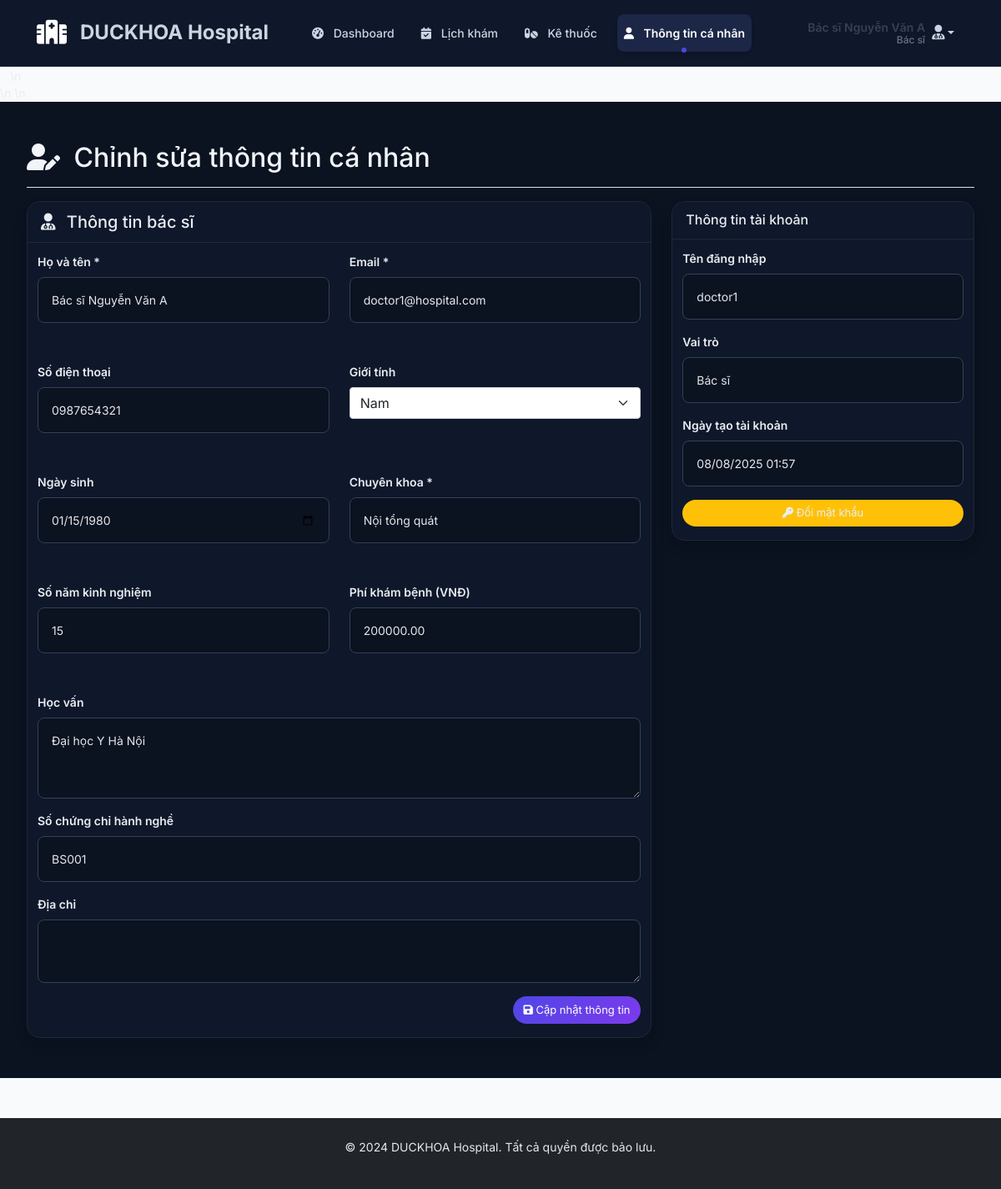
Page /doctor/profile.php (signed in) on the committed database.
### tables this page shows
CREATE TABLE doctors (
    id INT AUTO_INCREMENT PRIMARY KEY,
    user_id INT,
    specialty VARCHAR(100) NOT NULL,
    experience_years INT,
    education TEXT,
    license_number VARCHAR(50),
    consultation_fee DECIMAL(10,2) DEFAULT 0.00,
    status ENUM('active', 'inactive') DEFAULT 'active',
    created_at TIMESTAMP DEFAULT CURRENT_TIMESTAMP,
    FOREIGN KEY (user_id) REFERENCES users(id) ON DELETE CASCADE
);

CREATE TABLE users (
    id INT AUTO_INCREMENT PRIMARY KEY,
    username VARCHAR(50) NOT NULL UNIQUE,
    password VARCHAR(255) NOT NULL,
    email VARCHAR(100) NOT NULL UNIQUE,
    role ENUM('admin', 'patient', 'doctor') NOT NULL DEFAULT 'patient',
    full_name VARCHAR(100) NOT NULL,
    phone VARCHAR(20),
    address TEXT,
    date_of_birth DATE,
    gender ENUM('male', 'female', 'other'),
    created_at TIMESTAMP DEFAULT CURRENT_TIMESTAMP,
    updated_at TIMESTAMP DEFAULT CURRENT_TIMESTAMP ON UPDATE CURRENT_TIMESTAMP
);

### includes/functions.php (called while the page is built, shortened)
<?php
function formatDateTime($datetime) {
    return date('d/m/Y H:i', strtotime($datetime));
}
?>

### doctor/profile.php (the view, shortened to what this page needs)
<?php
require_once '../config/db.php';
require_once '../includes/functions.php';
$stmt = $conn->prepare("SELECT u.*, d.specialty, d.experience_years, d.education, d.license_number, d.consultation_fee
                        FROM users u
                        JOIN doctors d ON u.id = d.user_id
                        WHERE u.id = ?");
$stmt->bind_param("i", $_SESSION['user_id']);
$stmt->execute();
$doctor = $stmt->get_result()->fetch_assoc();
include '../includes/header.php';
include '../includes/top_navbar.php';
?>
<div class="container-fluid">\n    <div class="row">\n        \n        <div class="col-12 main-content">
            <div class="d-flex justify-content-between flex-wrap flex-md-nowrap align-items-center pt-3 pb-2 mb-3 border-bottom">
                <h1 class="h2">
                    <i class="fas fa-user-edit me-2"></i>
                    Chỉnh sửa thông tin cá nhân
                </h1>
            </div>
            <div class="row">
                <div class="col-md-8">
                    <div class="card shadow">
                        <div class="card-header">
                            <h5 class="card-title mb-0">
                                <i class="fas fa-user-md me-2"></i>
                                Thông tin bác sĩ
                            </h5>
                        </div>
                        <div class="card-body">
                            <form method="POST">
                                <div class="row">
                                    <div class="col-md-6">
                                        <div class="mb-3">
                                            <label for="full_name" class="form-label">Họ và tên <span class="text-danger">*</span></label>
                                            <input type="text" class="form-control" id="full_name" name="full_name"
                                                   value="<?php echo htmlspecialchars($doctor['full_name']); ?>" required>
                                        </div>
                                    </div>
                                    <div class="col-md-6">
                                        <div class="mb-3">
                                            <label for="email" class="form-label">Email <span class="text-danger">*</span></label>
                                            <input type="email" class="form-control" id="email" name="email"
                                                   value="<?php echo htmlspecialchars($doctor['email']); ?>" required>
                                        </div>
                                    </div>
                                </div>
                                <div class="row">
                                    <div class="col-md-6">
                                        <div class="mb-3">
                                            <label for="phone" class="form-label">Số điện thoại</label>
                                            <input type="tel" class="form-control" id="phone" name="phone"
                                                   value="<?php echo htmlspecialchars($doctor['phone']); ?>">
                                        </div>
                                    </div>
                                    <div class="col-md-6">
                                        <div class="mb-3">
                                            <label for="gender" class="form-label">Giới tính</label>
                                            <select class="form-select" id="gender" name="gender">
                                                <option value="male" <?php echo ($doctor['gender'] == 'male') ? 'selected' : ''; ?>>Nam</option>
                                            </select>
                                        </div>
                                    </div>
                                </div>
                                <div class="row">
                                    <div class="col-md-6">
                                        <div class="mb-3">
                                            <label for="date_of_birth" class="form-label">Ngày sinh</label>
                                            <input type="date" class="form-control" id="date_of_birth" name="date_of_birth"
                                                   value="<?php echo $doctor['date_of_birth']; ?>">
                                        </div>
                                    </div>
                                    <div class="col-md-6">
                                        <div class="mb-3">
                                            <label for="specialty" class="form-label">Chuyên khoa <span class="text-danger">*</span></label>
                                            <input type="text" class="form-control" id="specialty" name="specialty"
                                                   value="<?php echo htmlspecialchars($doctor['specialty']); ?>" required>
                                        </div>
                                    </div>
                                </div>
                                <div class="row">
                                    <div class="col-md-6">
                                        <div class="mb-3">
                                            <label for="experience_years" class="form-label">Số năm kinh nghiệm</label>
                                            <input type="number" class="form-control" id="experience_years" name="experience_years"
                                                   value="<?php echo $doctor['experience_years']; ?>" min="0">
                                        </div>
                                    </div>
                                    <div class="col-md-6">
                                        <div class="mb-3">
                                            <label for="consultation_fee" class="form-label">Phí khám bệnh (VNĐ)</label>
                                            <input type="number" class="form-control" id="consultation_fee" name="consultation_fee"
                                                   value="<?php echo $doctor['consultation_fee']; ?>" min="0" step="1000">
                                        </div>
                                    </div>
                                </div>
                                <div class="mb-3">
                                    <label for="education" class="form-label">Học vấn</label>
                                    <textarea class="form-control" id="education" name="education" rows="3"><?php echo htmlspecialchars($doctor['education']); ?></textarea>
                                </div>
                                <div class="mb-3">
                                    <label for="license_number" class="form-label">Số chứng chỉ hành nghề</label>
                                    <input type="text" class="form-control" id="license_number" name="license_number"
                                           value="<?php echo htmlspecialchars($doctor['license_number']); ?>">
                                </div>
                                <div class="mb-3">
                                    <label for="address" class="form-label">Địa chỉ</label>
                                    <textarea class="form-control" id="address" name="address" rows="2"><?php echo htmlspecialchars($doctor['address']); ?></textarea>
                                </div>
                                <div class="d-grid gap-2 d-md-flex justify-content-md-end">
                                    <button type="submit" class="btn btn-primary">
                                        <i class="fas fa-save"></i> Cập nhật thông tin
                                    </button>
                                </div>
                            </form>
                        </div>
                    </div>
                </div>
                <div class="col-md-4">
                    <div class="card shadow">
                        <div class="card-header">
                            <h6 class="card-title mb-0">Thông tin tài khoản</h6>
                        </div>
                        <div class="card-body">
                            <div class="mb-3">
                                <label class="form-label">Tên đăng nhập</label>
                                <input type="text" class="form-control" value="<?php echo htmlspecialchars($doctor['username']); ?>" readonly>
                            </div>
                            <div class="mb-3">
                                <label class="form-label">Vai trò</label>
                                <input type="text" class="form-control" value="Bác sĩ" readonly>
                            </div>
                            <div class="mb-3">
                                <label class="form-label">Ngày tạo tài khoản</label>
                                <input type="text" class="form-control" value="<?php echo formatDateTime($doctor['created_at']); ?>" readonly>
                            </div>
                            <a href="change_password.php" class="btn btn-warning btn-sm w-100">
                                <i class="fas fa-key"></i> Đổi mật khẩu
                            </a>
                        </div>
                    </div>
                </div>
            </div>
        </div>
    </div>
</div>
<?php include '../includes/footer.php'; ?>

### public/css/style.css (style rules this page uses)
:root { --primary-color: #4f46e5; --primary-dark: #3730a3; --primary-light: #6366f1; --primary-gradient: linear-gradient(135deg, #4f46e5 0%, #7c3aed 100%); --secondary-color: #06b6d4; --success-color: #10b981; --warning-color: #f59e0b; --danger-color: #ef4444; --info-color: #3b82f6; --white: #ffffff; --gray-50: #f9fafb; --gray-100: #f3f4f6; --gray-200: #e5e7eb; --gray-300: #d1d5db; --gray-400: #9ca3af; --gray-500: #6b7280; --gray-600: #4b5563; --gray-700: #374151; --gray-800: #1f2937; --gray-900: #111827; --shadow-sm: 0 1px 2px 0 rgb(0 0 0 / 0.05); --shadow: 0 1px 3px 0 rgb(0 0 0 / 0.1), 0 1px 2px -1px rgb(0 0 0 / 0.1); --shadow-md: 0 4px 6px -1px rgb(0 0 0 / 0.1), 0 2px 4px -2px rgb(0 0 0 / 0.1); --shadow-lg: 0 10px 15px -3px rgb(0 0 0 / 0.1), 0 4px 6px -4px rgb(0 0 0 / 0.1); --shadow-xl: 0 20px 25px -5px rgb(0 0 0 / 0.1), 0 8px 10px -6px rgb(0 0 0 / 0.1); --radius-sm: 0.375rem; --radius: 0.5rem; --radius-md: 0.75rem; --radius-lg: 1rem; --radius-xl: 1.5rem; --spacing-xs: 0.25rem; --spacing-sm: 0.5rem; --spacing-md: 1rem; --spacing-lg: 1.5rem; --spacing-xl: 2rem; --spacing-2xl: 3rem; }
* { margin: 0; padding: 0; box-sizing: border-box; }
body { font-family: 'Inter', -apple-system, BlinkMacSystemFont, 'Segoe UI', Roboto, sans-serif; font-size: 14px; font-weight: 400; line-height: 1.5; color: var(--gray-700); background-color: var(--gray-50); overflow-x: hidden; padding-top: 0; -webkit-font-smoothing: antialiased; -moz-osx-font-smoothing: grayscale; }
body.has-top-navbar { padding-top: 80px; }
html { scroll-behavior: smooth; }
.container-fluid { max-width: 100%; }
.main-content { background: var(--gray-50); min-height: calc(100vh - 160px); padding: var(--spacing-xl); margin: 0; position: relative; }
.card { border: 1px solid var(--gray-200); border-radius: var(--radius-lg); box-shadow: var(--shadow); transition: all 0.2s ease; margin-bottom: var(--spacing-lg); background: var(--white); overflow: hidden; }
.card-header { background: var(--white); border-bottom: 1px solid var(--gray-200); padding: var(--spacing-lg); font-weight: 600; color: var(--gray-800); }
.card-body { padding: var(--spacing-lg); }
.card-body { padding: 1rem; }
.card-header { padding: 0.75rem 1rem; font-size: 16px; background: linear-gradient(135deg, #667eea 0%, #764ba2 100%); color: white; border-radius: 12px 12px 0 0 !important; }
.btn { font-size: 14px; padding: 0.5rem 1rem; border-radius: 20px; transition: all 0.3s ease; }
.btn-primary { background: var(--primary-gradient); border: none; border-radius: 20px; padding: 0.5rem 1.25rem; }
.btn-sm { font-size: 11px; padding: 0.25rem 0.5rem; }
.form-control { border-radius: var(--radius); border: 1px solid var(--gray-300); padding: var(--spacing-md); transition: all 0.2s ease; font-size: 14px; background: var(--white); }
.form-label { font-weight: 600; color: var(--gray-700); margin-bottom: var(--spacing-sm); font-size: 14px; }
.text-danger { color: var(--danger-color) !important; }
.fade-in { animation: fadeIn 0.3s ease-in; }
.card-body { padding: 0.75rem; }
.card:last-child { margin-bottom: 0; }
.card:last-child .card-body { padding-bottom: 1rem; }
.btn { font-size: 13px; padding: 0.4rem 0.8rem; border-radius: 18px; transition: all 0.3s ease; }
.btn-warning { background: #ffc107; border: none; color: #212529; }
.row { margin-bottom: 1rem; }
.col-md-3, .col-md-6, .col-lg-3, .col-lg-6 { margin-bottom: 1rem; }
.dark-theme a { color: var(--primary-light); }
.dark-theme .main-content { background: #0b1220; }
.dark-theme .card { background: #0f172a; border-color: #1f2937; box-shadow: 0 8px 20px rgba(0,0,0,0.35); }
.dark-theme .card-header { background: #0f172a; border-bottom: 1px solid #1f2937; color: #e2e8f0; }
.dark-theme .form-control { background-color: #0b1220; color: #e5e7eb; border-color: #334155; }
.dark-theme .form-control::placeholder { color: #64748b; }
.dark-theme, .dark-theme body, .dark-theme .text-body { color: #e9edf1 !important; }
.dark-theme h1, .dark-theme h2, .dark-theme h3, .dark-theme h4, .dark-theme h5, .dark-theme h6 { color: #f1f5f9 !important; }
.dark-theme p, .dark-theme li, .dark-theme label, .dark-theme span, .dark-theme dt, .dark-theme dd { color: #e5e7eb !important; }
.dark-theme .card-title, .dark-theme .card-body, .dark-theme .card-body p, .dark-theme .card-body span, .dark-theme .card-body a, .dark-theme .card-body label { color: #e9edf1 !important; }

### rows in the picture
doctors: full_name "Bác sĩ Nguyễn Văn A", email "doctor1@hospital.com", phone "0987654321", date_of_birth "01/15/1980", specialty "Nội tổng quát", experience_years "15", consultation_fee "200000.00", education "Đại học Y Hà Nội", license_number "BS001", user.username "doctor1", user.created_at "08/08/2025 01:57"
users: gender "Nam"

### other values in the picture
$item['text'] "Dashboard"
$item['text'] "Lịch khám"
$item['text'] "Kê thuốc"
$item['text'] "Thông tin cá nhân"
$user_name "Bác sĩ Nguyễn Văn A"
$role_text "Bác sĩ"
